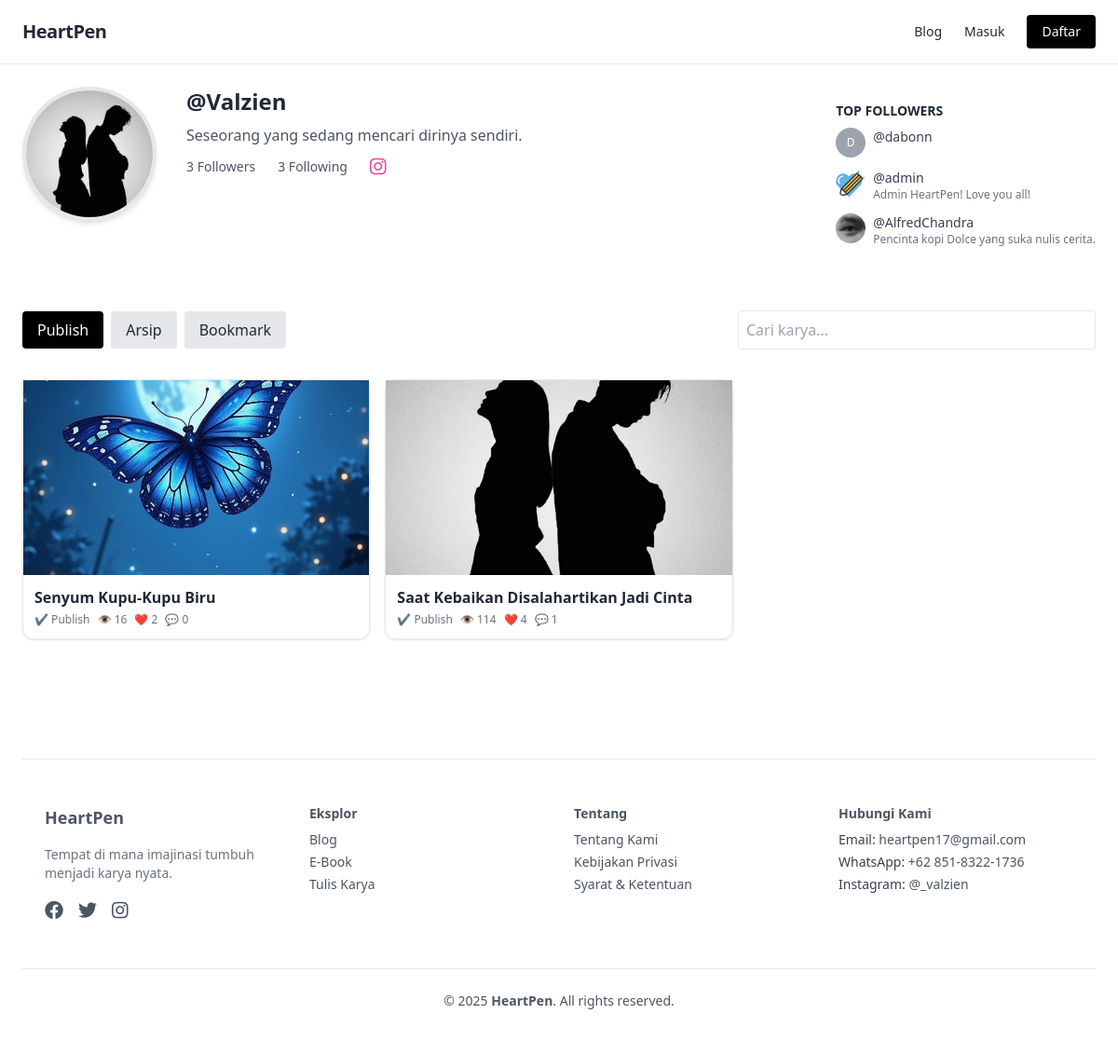
The page /user?user=Valzien on the database its author committed.
### tables this page shows
CREATE TABLE `users` (
  `id` int(11) NOT NULL,
  `full_name` varchar(100) DEFAULT NULL,
  `username` varchar(50) DEFAULT NULL,
  `email` varchar(100) DEFAULT NULL,
  `password` varchar(255) DEFAULT NULL,
  `is_verified` tinyint(1) DEFAULT 0,
  `verification_token` varchar(64) DEFAULT NULL,
  `token_expiry` datetime DEFAULT NULL,
  `role` enum('admin','user') DEFAULT 'user',
  `profile_photo` varchar(255) DEFAULT NULL,
  `bio` text DEFAULT NULL,
  `instagram` varchar(100) DEFAULT NULL,
  `twitter` varchar(100) DEFAULT NULL,
  `linkedin` varchar(100) DEFAULT NULL,
  `reset_token` varchar(100) DEFAULT NULL,
  `reset_expiry` datetime DEFAULT NULL
);

CREATE TABLE `posts` (
  `id` int(11) NOT NULL,
  `user_id` int(11) DEFAULT NULL,
  `title` varchar(200) DEFAULT NULL,
  `baca` varchar(255) DEFAULT NULL,
  `cover` varchar(255) DEFAULT NULL,
  `image_desc` varchar(255) DEFAULT NULL,
  `content` text DEFAULT NULL,
  `created_at` timestamp NULL DEFAULT current_timestamp(),
  `status` enum('draft','pending','publish','archived') DEFAULT NULL,
  `views` int(11) DEFAULT 0,
  `likes_count` int(11) DEFAULT 0
);

### user.php (the view, shortened to what this page needs)
<?php
include 'header.php';
include 'koneksi.php';
$username = $_GET['user'] ?? '';
$stmt = $pdo->prepare("SELECT * FROM users WHERE username = ?");
$stmt->execute([$username]);
$user = $stmt->fetch();
$view_id = $user['id'];
$fol_stmt = $pdo->prepare("SELECT
    (SELECT COUNT(*) FROM follows WHERE following_id = ?) AS followers,
    (SELECT COUNT(*) FROM follows WHERE follower_id = ?) AS following");
$fol_stmt->execute([$view_id, $view_id]);
$fol = $fol_stmt->fetch();
$stmt_top = $pdo->prepare("SELECT u.username, u.profile_photo, u.bio
    FROM follows f
    JOIN users u ON f.follower_id = u.id
    WHERE f.following_id = ?
    ORDER BY f.id ASC LIMIT 3");
$stmt_top->execute([$view_id]);
$top_followers = $stmt_top->fetchAll();
$sort = $_GET['sort'] ?? 'latest';
$page = isset($_GET['page']) ? max((int)$_GET['page'], 1) : 1;
$perPage = 6;
$offset = ($page - 1) * $perPage;
$orderBy = match($sort) {
    'views' => '(SELECT COUNT(*) FROM post_views WHERE post_id = p.id) DESC',
    'likes' => '(SELECT COUNT(*) FROM post_likes WHERE post_id = p.id) DESC',
    default => 'p.created_at DESC'
};
$stmt_posts = $pdo->prepare("SELECT p.*,
    (SELECT COUNT(*) FROM post_views WHERE post_id = p.id) AS views,
    (SELECT COUNT(*) FROM post_likes WHERE post_id = p.id) AS likes,
    (SELECT COUNT(*) FROM comments WHERE post_id = p.id) AS comments
    FROM posts p
    WHERE p.user_id = ? AND p.status != 'archived'
    ORDER BY $orderBy
    LIMIT $perPage OFFSET $offset");
$stmt_posts->execute([$view_id]);
$posts = $stmt_posts->fetchAll();
?>
<div class="max-w-7xl mx-auto p-6">
    <div class="flex flex-col md:flex-row gap-8 items-center md:items-start mb-10" data-aos="fade-down">
        <div class="flex-shrink-0">
            <?php if ($user['profile_photo'] && file_exists($user['profile_photo'])): ?>
                <img src="<?= htmlspecialchars($user['profile_photo']) ?>" class="w-36 h-36 rounded-full object-cover border-4 border-gray-200 shadow-md">
            <?php else: ?>
                <div class="w-36 h-36 rounded-full bg-gray-400 flex items-center justify-center text-3xl text-white font-bold shadow-md"><?= strtoupper($user['username'][0]) ?></div>
            <?php endif; ?>
        </div>
        <div class="flex-1 space-y-2">
            <h2 class="text-2xl font-bold">@<?= htmlspecialchars($user['username']) ?></h2>
            <?php if (!empty($user['bio'])): ?>
                <p class="text-gray-600"><?= nl2br(htmlspecialchars($user['bio'])) ?></p>
            <?php endif; ?>
        <div class="flex gap-6 mt-2 text-sm text-gray-600 items-center">
            <a href="followers?user=<?= urlencode($user['username']) ?>" class="hover:underline">
                <i class="ph-users"></i> <?= $fol['followers'] ?> Followers
            </a>
            <a href="following?user=<?= urlencode($user['username']) ?>" class="hover:underline">
                <i class="ph-users-three"></i> <?= $fol['following'] ?> Following
            </a>
            <?php if (!empty($user['instagram'])): ?>
                <a href="<?= htmlspecialchars($user['instagram']) ?>" target="_blank" class="text-pink-500 text-xl hover:scale-110 transition">
                    <i class="fab fa-instagram"></i>
                </a>
            <?php endif; ?>
        </div>
        </div>
    <div class="flex justify-between mb-4" data-aos="fade-down">
        <?php if (!empty($top_followers)): ?>
            <div class="text-sm mt-4 ml-10 w-fit">
                <div class="font-semibold mb-2">TOP FOLLOWERS</div>
                <?php foreach ($top_followers as $f): ?>
                    <div class="flex items-start gap-2 mb-3">
                        <?php if ($f['profile_photo'] && file_exists($f['profile_photo'])): ?>
                            <a href="user?user=<?= urlencode($f['username']) ?>">
                                <img src="<?= htmlspecialchars($f['profile_photo']) ?>" class="w-8 h-8 rounded-full object-cover" alt="<?= htmlspecialchars($f['username']) ?>">
                            </a>
                        <?php else: ?>
                            <a href="user?user=<?= urlencode($f['username']) ?>">
                                <div class="w-8 h-8 bg-gray-400 text-white rounded-full flex items-center justify-center text-xs">
                                    <?= strtoupper($f['username'][0]) ?>
                                </div>
                            </a>
                        <?php endif; ?>
                        <div>
                            <a href="user?user=<?= urlencode($f['username']) ?>" class="hover:underline text-gray-700">@<?= htmlspecialchars($f['username']) ?></a>
                            <?php if (!empty($f['bio'])): ?>
                                <div class="text-xs text-gray-500"><?= nl2br(htmlspecialchars($f['bio'])) ?></div>
                            <?php endif; ?>
                        </div>
                    </div>
                <?php endforeach; ?>
            </div>
        <?php endif; ?>
        </div>
    </div>
    <div class="flex flex-col md:flex-row justify-between items-center mb-8 gap-4" data-aos="fade-right">
        <div class="flex space-x-2">
            <button class="tab-btn bg-black text-white px-4 py-2 rounded" data-tab="karya"><i class="ph-pencil-simple"></i> Publish</button>
            <button class="tab-btn bg-gray-200 px-4 py-2 rounded" data-tab="arsip"><i class="ph-archive"></i> Arsip</button>
            <button class="tab-btn bg-gray-200 px-4 py-2 rounded" data-tab="bookmark"><i class="ph-bookmark"></i> Bookmark</button>
        </div>
        <input type="text" id="searchInput" placeholder="Cari karya..." class="p-2 border rounded w-full md:w-1/3">
    </div>
    <div id="karya" class="tab-section" data-aos="fade-up">
        <?php if (empty($posts)): ?>
            <p class="text-center text-gray-500">Belum ada karya.</p>
            <p class="text-center text-gray-500"> Yu mulai tulis karyamu <a href="write" class="text-blue-500 hover:underline hover:text-blue-700">disini!</a></p>
            <div class="h-64"></div>
        <?php else: ?>
            <div class="grid grid-cols-1 md:grid-cols-3 gap-4">
                <?php foreach ($posts as $p): ?>
                <div class="post-card border rounded-xl shadow hover:shadow-lg transition" data-title="<?= strtolower($p['title']) ?>">
                    <div class="aspect-video bg-gray-100 overflow-hidden">
                        <?php if ($p['cover'] && file_exists($p['cover'])): ?>
                            <img src="<?= htmlspecialchars($p['cover']) ?>" class="w-full h-full object-cover">
                        <?php else: ?>
                            <div class="w-full h-full flex justify-center items-center text-2xl font-bold text-gray-400"><?= strtoupper($p['title'][0]) ?></div>
                        <?php endif; ?>
                    </div>
                    <div class="p-3">
                        <h3 class="font-semibold text-md"><a href="read?baca=<?= urlencode($p['baca']) ?>"><?= htmlspecialchars($p['title']) ?></a></h3>
                        <div class="text-xs text-gray-500 mt-1 flex gap-2 flex-wrap">
                            <span><?= $p['status'] == 'publish' ? '✔️ Publish' : '📝 Draft' ?></span>
                            <span>👁️ <?= $p['views'] ?></span>
                            <span><?= $p['likes'] > 0 ? '❤️' : '🤍' ?> <?= $p['likes'] ?></span>
                            <span>💬 <?= $p['comments'] ?></span>
                        </div>
                    </div>
                </div>
                <?php endforeach; ?>
            </div>
        <?php endif; ?>
    </div>
<div class="h-32"></div>
<?php include 'footer.php'; ?>

### header.php (shortened to what this page needs)
<?php
require_once 'koneksi.php';
$username = '';
$notifList = [];
?>
<!DOCTYPE html>
<html lang="id">
<head>
    <script src="https://cdn.tailwindcss.com"></script>
    <link href="https://cdnjs.cloudflare.com/ajax/libs/font-awesome/6.0.0/css/all.min.css" rel="stylesheet">
    <link href="https://unpkg.com/aos@2.3.1/dist/aos.css" rel="stylesheet">
</head>
<body class="bg-white text-gray-800">
<header class="w-full border-b border-gray-200">
    <div class="max-w-7xl mx-auto px-6 py-4 flex items-center justify-between">
        <a href="index" class="text-xl font-bold tracking-tight">HeartPen</a>
        <nav class="hidden md:flex items-center space-x-6 text-sm font-medium">
            <a href="blog" class="hover:text-black transition">Blog</a>
            <?php if (isset($_SESSION['user_id'])): ?>
                <a href="write" class="hover:text-black transition">Tulis</a>
                <div class="relative">
                    <button id="notifBtn" class="relative text-lg focus:outline-none">
                        <i class="fas fa-bell"></i>
                    </button>
                    <div id="notifDropdown" class="hidden absolute right-0 mt-3 w-80 bg-white border shadow-lg rounded-lg z-50">
                        <div class="p-4 font-bold border-b">Notifikasi</div>
                        <ul class="divide-y max-h-64 overflow-y-auto">
                            <?php if ($notifList): ?>
                                <?php foreach ($notifList as $n): ?>
                                    <li class="px-4 py-3 text-sm hover:bg-gray-50 transition">
                                        <p><?= $n['message'] ?></p>
                                        <p class="text-xs text-gray-500 mt-1"><?= date('d M Y H:i', strtotime($n['created_at'])) ?></p>
                                    </li>
                                <?php endforeach; ?>
                            <?php else: ?>
                                <li class="px-4 py-3 text-gray-500 text-sm">Tidak ada notifikasi baru</li>
                            <?php endif; ?>
                        </ul>
                        <div class="text-center border-t">
                            <a href="notifications" class="block py-2 text-blue-600 text-sm hover:underline">Lihat Semua</a>
                        </div>
                    </div>
                </div>
            <div class="relative">
                <button id="profileBtn" class="focus:outline-none">
                    <?php if (!empty($user['profile_photo']) && file_exists($user['profile_photo'])): ?>
                        <img src="<?= htmlspecialchars($user['profile_photo']) ?>"
                            alt="Profile"
                            class="w-9 h-9 rounded-full border object-cover" />
                    <?php else: ?>
                        <div class="w-9 h-9 bg-gray-600 rounded-full flex items-center justify-center text-white font-bold border">
                            <?= strtoupper(substr($username, 0, 1)) ?>
                        </div>
                    <?php endif; ?>
                </button>
                <div id="profileDropdown" class="hidden absolute right-0 mt-2 w-40 bg-white border rounded-lg shadow-lg z-50">
                    <a href="user?user=<?= htmlspecialchars($username) ?>" class="block px-4 py-2 hover:bg-gray-100">Profile</a>
                    <a href="logout" class="block px-4 py-2 hover:bg-gray-100 text-red-600">Logout</a>
                </div>
            </div>
            <?php else: ?>
                <a href="login" class="hover:text-black transition">Masuk</a>
                <a href="register" class="bg-black text-white px-4 py-2 rounded hover:bg-gray-800 transition">Daftar</a>
            <?php endif; ?>
        </nav>
    </div>
</header>

### footer.php (shortened to what this page needs)
<footer class="bg-white border-t text-sm text-gray-600">
    <div class="max-w-7xl mx-auto px-6 py-12 grid grid-cols-1 md:grid-cols-4 gap-8">
        <div>
            <h3 class="text-lg font-semibold mb-4">HeartPen</h3>
            <p class="mb-4 text-gray-500">Tempat di mana imajinasi tumbuh menjadi karya nyata.</p>
            <div class="flex space-x-4">
                <a href="#"><i class="fab fa-facebook text-xl hover:text-black"></i></a>
                <a href="#"><i class="fab fa-twitter text-xl hover:text-black"></i></a>
                <a href="https://www.instagram.com/_valzien/" target="_blank"><i class="fab fa-instagram text-xl hover:text-black"></i></a>
            </div>
        </div>
        <div>
            <h4 class="font-semibold mb-2">Eksplor</h4>
            <ul class="space-y-1">
                <li><a href="blog.php" class="hover:text-black">Blog</a></li>
                <li><a href="books.php" class="hover:text-black">E-Book</a></li>
                <li><a href="write.php" class="hover:text-black">Tulis Karya</a></li>
            </ul>
        </div>
        <div>
            <h4 class="font-semibold mb-2">Tentang</h4>
            <ul class="space-y-1">
                <li><a href="#" class="hover:text-black">Tentang Kami</a></li>
                <li><a href="#" class="hover:text-black">Kebijakan Privasi</a></li>
                <li><a href="#" class="hover:text-black">Syarat & Ketentuan</a></li>
            </ul>
        </div>
        <div>
            <h4 class="font-semibold mb-2">Hubungi Kami</h4>
            <ul class="space-y-1">
                <li><span class="text-gray-700">Email:</span> <a href="mailto:heartpen17@gmail.com" class="hover:text-black">heartpen17@gmail.com</a></li>
                <li><span class="text-gray-700">WhatsApp:</span> <a href="https://wa.me/6285183221736" target="_blank" class="hover:text-black">+62 851-8322-1736</a></li>
                <li><span class="text-gray-700">Instagram:</span> <a href="https://instagram.com/_valzien" class="hover:text-black" target="_blank">@_valzien</a></li>
            </ul>
        </div>
    </div>
    <div class="border-t text-center py-6">
        <p>&copy; <?= date('Y') ?> <strong>HeartPen</strong>. All rights reserved.</p>
    </div>
</footer>
</body>
</html>

### header.php (style rules this page uses)
html, body { overflow-x: hidden; max-width: 100%; }

### rows shown on the page
users: profile_photo (picture), username "Valzien", bio "Seseorang yang sedang mencari dirinya sendiri."
users: username "D", username "dabonn"
users: profile_photo (picture), username "admin", bio "Admin HeartPen! Love you all!"
users: profile_photo (picture), username "AlfredChandra", bio "Pencinta kopi Dolce yang suka nulis cerita."
posts: cover (picture), title "Senyum Kupu-Kupu Biru", status "✔️ Publish", views "16", likes "2", comments "0"
posts: cover (picture), title "Saat Kebaikan Disalahartikan Jadi Cinta", status "✔️ Publish", views "114", likes "4", comments "1"

### other values the page prints
$fol['followers'] "3"
$fol['following'] "3"
